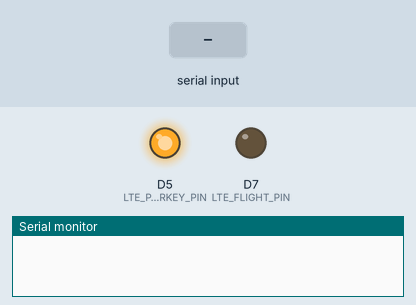
A sketch run on a simulated Arduino Zero (SAMD21). Parts: output pins drawn as LEDs (lit = HIGH), the last lines printed to the serial monitor. Inputs (shaded band) come from the test bench. The modem accepts every AT command (registered, SIM ready, sends succeed) and sends nothing else.

Above: at 0.3 s.
At 6.4 s:
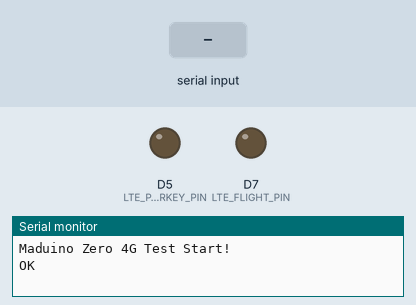
6.5 s: "1A\n" received over Serial
8.0 s: "1A\n" received over the second serial link
9.5 s: "1a\n" received over the second serial link
11.0 s: "1\n" received over the second serial link
Timing chart, 0 to 13.5 s (numbered marks = the images above; inputs shaded):
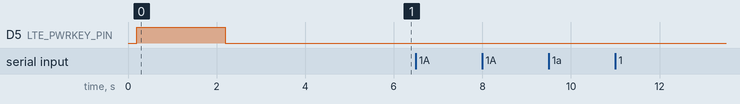

The sketch:

A7600.ino
```cpp
#include <stdio.h>
#include <string.h>

#define DEBUG true
#define MODE_1A

#define DTR_PIN 9
#define RI_PIN 8

#define LTE_PWRKEY_PIN 5
#define LTE_RESET_PIN 6
#define LTE_FLIGHT_PIN 7

String from_usb = "";

void setup()
{
    SerialUSB.begin(115200);
    //while (!SerialUSB)
    {
        ; // wait for Arduino serial Monitor port to connect
    }

    delay(100);

    Serial1.begin(115200);

    //Serial1.begin(UART_BAUD, SERIAL_8N1, MODEM_RXD, MODEM_TXD);

    pinMode(LTE_RESET_PIN, OUTPUT);
    digitalWrite(LTE_RESET_PIN, LOW);

    pinMode(LTE_PWRKEY_PIN, OUTPUT);
    digitalWrite(LTE_RESET_PIN, LOW);
    delay(100);
    digitalWrite(LTE_PWRKEY_PIN, HIGH);
    delay(2000);
    digitalWrite(LTE_PWRKEY_PIN, LOW);

    pinMode(LTE_FLIGHT_PIN, OUTPUT);
    digitalWrite(LTE_FLIGHT_PIN, LOW); //Normal Mode
    // digitalWrite(LTE_FLIGHT_PIN, HIGH);//Flight Mode

    SerialUSB.println("Maduino Zero 4G Test Start!");

    sendData("AT+CGMM", 3000, DEBUG);
}

void loop()
{
    while (Serial1.available() > 0)
    {
        SerialUSB.write(Serial1.read());
        yield();
    }
    while (SerialUSB.available() > 0)
    {
#ifdef MODE_1A
        int c = -1;
        c = SerialUSB.read();
        if (c != '\n' && c != '\r')
        {
            from_usb += (char)c;
        }
        else
        {
            if (!from_usb.equals(""))
            {
                sendData(from_usb, 0, DEBUG);
                from_usb = "";
            }
        }
#else
        Serial1.write(SerialUSB.read());
        yield();
#endif
    }
}

bool moduleStateCheck()
{
    int i = 0;
    bool moduleState = false;
    for (i = 0; i < 5; i++)
    {
        String msg = String("");
        msg = sendData("AT", 1000, DEBUG);
        if (msg.indexOf("OK") >= 0)
        {
            SerialUSB.println("SIM7600 Module had turned on.");
            moduleState = true;
            return moduleState;
        }
        delay(1000);
    }
    return moduleState;
}

String sendData(String command, const int timeout, boolean debug)
{
    String response = "";
    if (command.equals("1A") || command.equals("1a"))
    {
        SerialUSB.println();
        SerialUSB.println("Get a 1A, input a 0x1A");

        //Serial1.write(0x1A);
        Serial1.write(26);
        Serial1.println();
        return "";
    }
    else
    {
        Serial1.println(command);
    }

    long int time = millis();
    while ((time + timeout) > millis())
    {
        while (Serial1.available())
        {
            char c = Serial1.read();
            response += c;
        }
    }
    if (debug)
    {
        SerialUSB.print(response);
    }
    return response;
}
```
